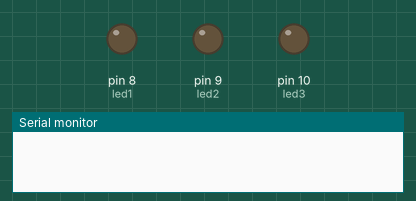
Recording of a program running on a simulated Arduino Uno, built with avr-gcc and run on an emulated ATmega328P. On the bench: output pins drawn as LEDs (lit = HIGH), the last lines printed to the serial monitor.

Above: at 0.1 s.
At 0.9 s:
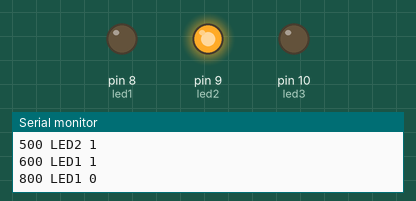
At 1.3 s:
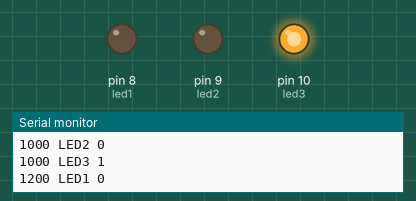
At 1.9 s:
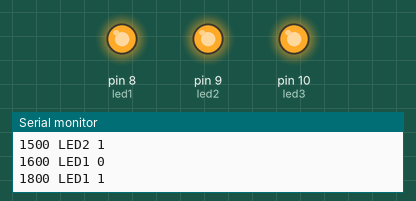
At 3.1 s:
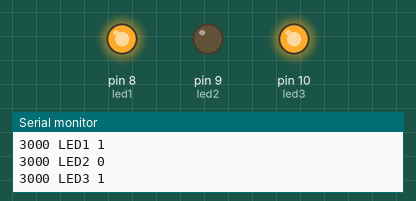
At 4.3 s:
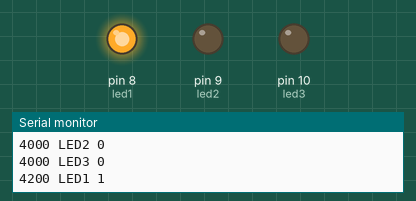
Timing chart, 0 to 4.6 s (numbered marks = the images above):
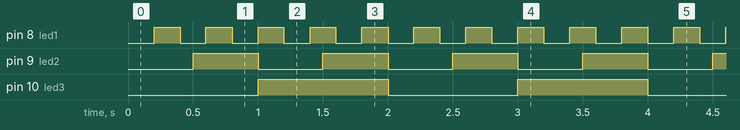

Measured:
- by itself, pin 8 (led1): alternates HIGH for 0.20 s and LOW for 0.20 s
- by itself, pin 9 (led2): alternates HIGH for 0.50 s and LOW for 0.50 s
- by itself, pin 10 (led3): alternates HIGH for 1.0 s and LOW for 1.0 s

The program:

main.cpp
```cpp
#include <Arduino.h>

int led1 = 8;
int led2 = 9;
int led3 = 10;

unsigned long t1 = 0;
unsigned long t2 = 0;
unsigned long t3 = 0;

void setup() {
  pinMode(led1, OUTPUT);
  pinMode(led2, OUTPUT);
  pinMode(led3, OUTPUT);
  Serial.begin(9600);
}

void loop() {
  unsigned long now = millis();

  if (now - t1 >= 200) {
    t1 = now;
    digitalWrite(led1, !digitalRead(led1));
    Serial.print(now);
    Serial.print(" LED1 ");
    Serial.println(digitalRead(led1));
  }

  if (now - t2 >= 500) {
    t2 = now;
    digitalWrite(led2, !digitalRead(led2));
    Serial.print(now);
    Serial.print(" LED2 ");
    Serial.println(digitalRead(led2));
  }

  if (now - t3 >= 1000) {
    t3 = now;
    digitalWrite(led3, !digitalRead(led3));
    Serial.print(now);
    Serial.print(" LED3 ");
    Serial.println(digitalRead(led3));
  }
}
```
